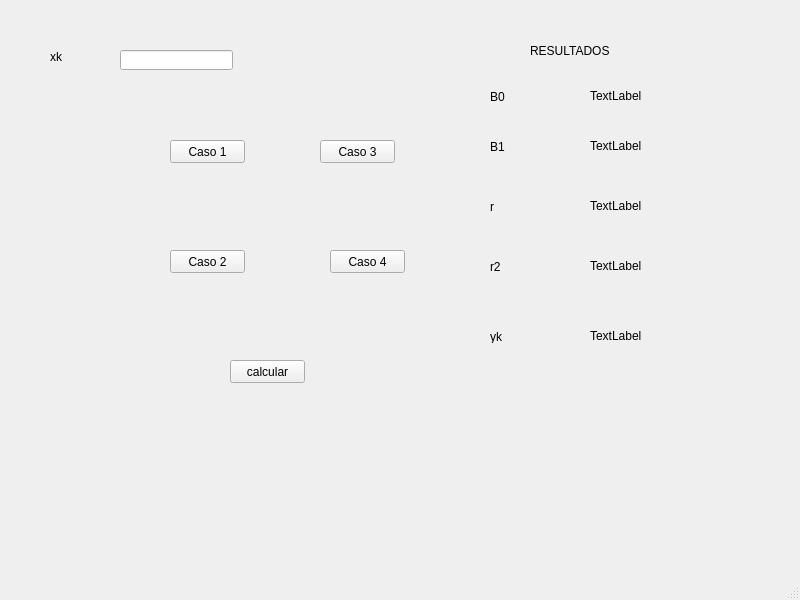
<?xml version="1.0" encoding="UTF-8"?>
<ui version="4.0">
 <class>MainWindow</class>
 <widget class="QMainWindow" name="MainWindow">
  <property name="geometry">
   <rect>
    <x>0</x>
    <y>0</y>
    <width>800</width>
    <height>600</height>
   </rect>
  </property>
  <property name="windowTitle">
   <string>MainWindow</string>
  </property>
  <widget class="QWidget" name="centralwidget">
   <widget class="QPushButton" name="boton_caso1">
    <property name="geometry">
     <rect>
      <x>170</x>
      <y>140</y>
      <width>75</width>
      <height>23</height>
     </rect>
    </property>
    <property name="text">
     <string>Caso 1</string>
    </property>
   </widget>
   <widget class="QPushButton" name="boton_caso2">
    <property name="geometry">
     <rect>
      <x>170</x>
      <y>250</y>
      <width>75</width>
      <height>23</height>
     </rect>
    </property>
    <property name="text">
     <string>Caso 2</string>
    </property>
   </widget>
   <widget class="QPushButton" name="boton_caso3">
    <property name="geometry">
     <rect>
      <x>320</x>
      <y>140</y>
      <width>75</width>
      <height>23</height>
     </rect>
    </property>
    <property name="text">
     <string>Caso 3</string>
    </property>
   </widget>
   <widget class="QPushButton" name="boton_caso4">
    <property name="geometry">
     <rect>
      <x>330</x>
      <y>250</y>
      <width>75</width>
      <height>23</height>
     </rect>
    </property>
    <property name="text">
     <string>Caso 4</string>
    </property>
   </widget>
   <widget class="QPushButton" name="boton_calcular">
    <property name="geometry">
     <rect>
      <x>230</x>
      <y>360</y>
      <width>75</width>
      <height>23</height>
     </rect>
    </property>
    <property name="text">
     <string>calcular</string>
    </property>
   </widget>
   <widget class="QLabel" name="label_b0">
    <property name="geometry">
     <rect>
      <x>590</x>
      <y>80</y>
      <width>91</width>
      <height>31</height>
     </rect>
    </property>
    <property name="text">
     <string>TextLabel</string>
    </property>
   </widget>
   <widget class="QLabel" name="label_b1">
    <property name="geometry">
     <rect>
      <x>590</x>
      <y>130</y>
      <width>91</width>
      <height>31</height>
     </rect>
    </property>
    <property name="text">
     <string>TextLabel</string>
    </property>
   </widget>
   <widget class="QLabel" name="label_r">
    <property name="geometry">
     <rect>
      <x>590</x>
      <y>190</y>
      <width>91</width>
      <height>31</height>
     </rect>
    </property>
    <property name="text">
     <string>TextLabel</string>
    </property>
   </widget>
   <widget class="QLabel" name="label_r2">
    <property name="geometry">
     <rect>
      <x>590</x>
      <y>250</y>
      <width>91</width>
      <height>31</height>
     </rect>
    </property>
    <property name="text">
     <string>TextLabel</string>
    </property>
   </widget>
   <widget class="QLabel" name="label_titulo_xk">
    <property name="geometry">
     <rect>
      <x>50</x>
      <y>50</y>
      <width>47</width>
      <height>13</height>
     </rect>
    </property>
    <property name="text">
     <string>xk</string>
    </property>
   </widget>
   <widget class="QLineEdit" name="input_xk">
    <property name="geometry">
     <rect>
      <x>120</x>
      <y>50</y>
      <width>113</width>
      <height>20</height>
     </rect>
    </property>
   </widget>
   <widget class="QLabel" name="label_yk">
    <property name="geometry">
     <rect>
      <x>590</x>
      <y>320</y>
      <width>81</width>
      <height>31</height>
     </rect>
    </property>
    <property name="text">
     <string>TextLabel</string>
    </property>
   </widget>
   <widget class="QLabel" name="label">
    <property name="geometry">
     <rect>
      <x>490</x>
      <y>140</y>
      <width>47</width>
      <height>13</height>
     </rect>
    </property>
    <property name="text">
     <string>B1</string>
    </property>
   </widget>
   <widget class="QLabel" name="label_2">
    <property name="geometry">
     <rect>
      <x>490</x>
      <y>90</y>
      <width>47</width>
      <height>13</height>
     </rect>
    </property>
    <property name="text">
     <string>B0</string>
    </property>
   </widget>
   <widget class="QLabel" name="label_3">
    <property name="geometry">
     <rect>
      <x>490</x>
      <y>200</y>
      <width>47</width>
      <height>13</height>
     </rect>
    </property>
    <property name="text">
     <string>r</string>
    </property>
   </widget>
   <widget class="QLabel" name="label_4">
    <property name="geometry">
     <rect>
      <x>490</x>
      <y>260</y>
      <width>47</width>
      <height>13</height>
     </rect>
    </property>
    <property name="text">
     <string>r2</string>
    </property>
   </widget>
   <widget class="QLabel" name="label_5">
    <property name="geometry">
     <rect>
      <x>490</x>
      <y>330</y>
      <width>47</width>
      <height>13</height>
     </rect>
    </property>
    <property name="text">
     <string>yk</string>
    </property>
   </widget>
   <widget class="QLabel" name="label_6">
    <property name="geometry">
     <rect>
      <x>530</x>
      <y>40</y>
      <width>101</width>
      <height>21</height>
     </rect>
    </property>
    <property name="text">
     <string>RESULTADOS</string>
    </property>
   </widget>
  </widget>
  <widget class="QMenuBar" name="menubar">
   <property name="geometry">
    <rect>
     <x>0</x>
     <y>0</y>
     <width>800</width>
     <height>21</height>
    </rect>
   </property>
  </widget>
  <widget class="QStatusBar" name="statusbar"/>
 </widget>
 <resources/>
 <connections/>
</ui>
